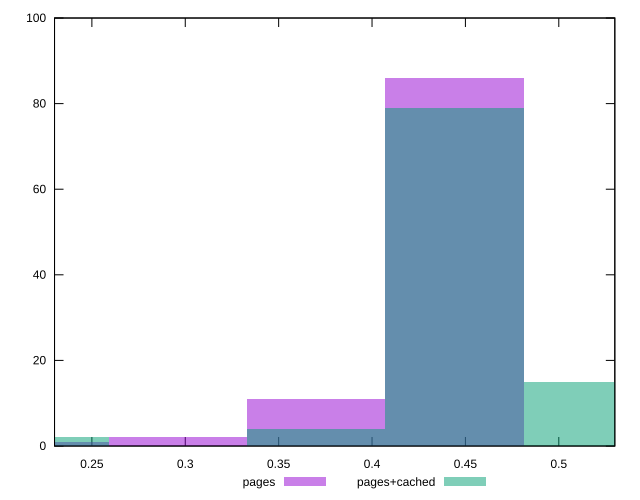

Write the gnuplot code that produced this figure.
reset

$pages <<EOF
0.22205370139384417 1
0.2960716018584589 2
0.3700895023230736 11
0.44410740278768834 86
EOF

$pagesCached <<EOF
0.22205370139384417 2
0.3700895023230736 4
0.44410740278768834 79
0.518125303252303 15
EOF

set key outside below
set boxwidth 0.07401790046461472
set xrange [0.23:0.53]
set yrange [0:100]
set trange [0:100]
set style fill transparent solid 0.5 noborder
set terminal svg size 640, 500 enhanced background rgb 'white'
set output "report_00019_2021-02-10T18-14-37.922Z//meta/score/comparison/histogram/0_vs_1.svg"

plot $pages title "pages" with boxes, \
     $pagesCached title "pages+cached" with boxes

reset
